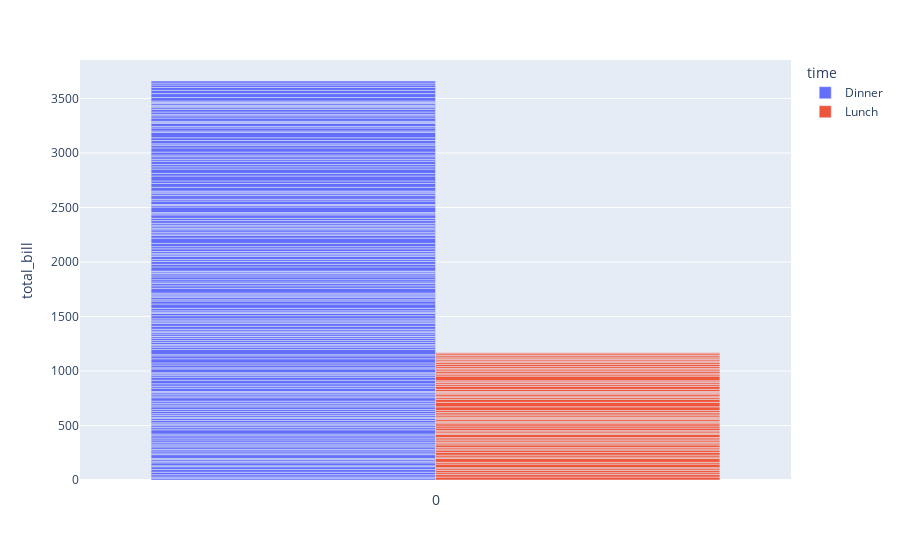

Write notebook code for a chart like this one.
### Code cell
import plotly.express as px
df = px.data.tips()
df["0"] = ""
fig = px.bar(df, x="0", y="total_bill", color='time', barmode="group")
fig.show()

### Figure 1 — Plotly figure (JSON) as saved in the notebook; plotly's stock layout.template omitted (floating-point values rounded to 4 significant figures; data arrays with more than 128 entries replaced by an {"elided": "..."} marker saying what was removed)
{"data": [{"alignmentgroup": "True", "hovertemplate": "time=Dinner<br>0=%{x}<br>total_bill=%{y}<extra></extra>", "legendgroup": "Dinner", "marker": {"color": "#636efa", "pattern": {"shape": ""}}, "name": "Dinner", "offsetgroup": "Dinner", "orientation": "v", "showlegend": true, "textposition": "auto", "type": "bar", "x": {"elided": "176 str values"}, "xaxis": "x", "y": {"elided": "176 float values"}, "yaxis": "y"}, {"alignmentgroup": "True", "hovertemplate": "time=Lunch<br>0=%{x}<br>total_bill=%{y}<extra></extra>", "legendgroup": "Lunch", "marker": {"color": "#EF553B", "pattern": {"shape": ""}}, "name": "Lunch", "offsetgroup": "Lunch", "orientation": "v", "showlegend": true, "textposition": "auto", "type": "bar", "x": ["", "", "", "", "", "", "", "", "", "", "", "", "", "", "", "", "", "", "", "", "", "", "", "", "", "", "", "", "", "", "", "", "", "", "", "", "", "", "", "", "", "", "", "", "", "", "", "", "", "", "", "", "", "", "", "", "", "", "", "", "", "", "", "", "", "", "", ""], "xaxis": "x", "y": [27.2, 22.76, 17.29, 19.44, 16.66, 10.07, 32.68, 15.98, 34.83, 13.03, 18.28, 24.71, 21.16, 10.65, 12.43, 24.08, 11.69, 13.42, 14.26, 15.95, 12.48, 29.8, 8.52, 14.52, 11.38, 22.82, 19.08, 20.27, 11.17, 12.26, 18.26, 8.51, 10.33, 14.15, 16, 13.16, 17.47, 34.3, 41.19, 27.05, 16.43, 8.35, 18.64, 11.87, 9.78, 7.51, 19.81, 28.44, 15.48, 16.58, 7.56, 10.34, 43.11, 13, 13.51, 18.71, 12.74, 13, 16.4, 20.53, 16.47, 12.16, 13.42, 8.58, 15.98, 13.42, 16.27, 10.09], "yaxis": "y"}], "layout": {"barmode": "group", "legend": {"title": {"text": "time"}, "tracegroupgap": 0}, "margin": {"t": 60}, "xaxis": {"anchor": "y", "domain": [0, 1], "title": {"text": "0"}}, "yaxis": {"anchor": "x", "domain": [0, 1], "title": {"text": "total_bill"}}}}
